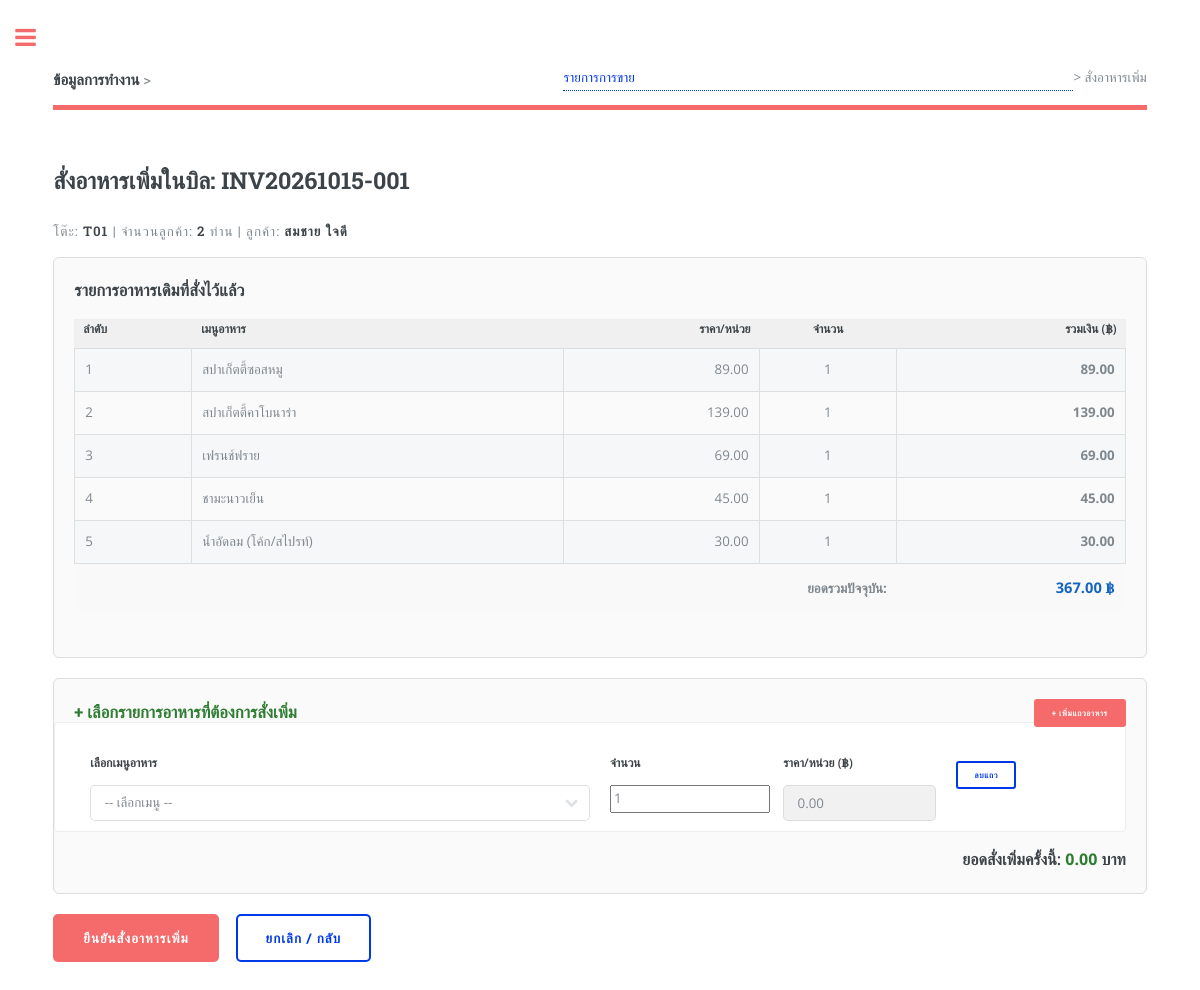
/sale_add_items.php?sale_id=INV20261015-001, run on the app's committed database.
### tables this page shows
CREATE TABLE `sales` (
  `sale_id` varchar(20) NOT NULL,
  `sale_date` datetime NOT NULL,
  `table_no` varchar(10) NOT NULL,
  `customer_count` int(11) NOT NULL DEFAULT 1,
  `customer_id` varchar(10) NOT NULL,
  `paytype_id` varchar(10) DEFAULT 'CASH',
  `total_amount` decimal(10,2) NOT NULL DEFAULT 0.00,
  `payment_status` varchar(20) NOT NULL DEFAULT 'paid',  
  PRIMARY KEY (`sale_id`),
  KEY `fk_sales_table` (`table_no`),
  KEY `fk_sales_cust` (`customer_id`),
  KEY `fk_sales_pay` (`paytype_id`),
  CONSTRAINT `fk_sales_table` FOREIGN KEY (`table_no`) REFERENCES `restaurant_table` (`table_no`) ON UPDATE CASCADE,
  CONSTRAINT `fk_sales_cust` FOREIGN KEY (`customer_id`) REFERENCES `customer` (`customer_id`) ON UPDATE CASCADE,
  CONSTRAINT `fk_sales_pay` FOREIGN KEY (`paytype_id`) REFERENCES `paytype` (`paytype_id`) ON UPDATE CASCADE
);

CREATE TABLE `customer` (
  `customer_id` varchar(10) NOT NULL,
  `customer_name` varchar(100) NOT NULL,
  `phone` varchar(20) DEFAULT NULL,
  `email` varchar(100) DEFAULT NULL,
  `member_point` int(11) DEFAULT 0,
  PRIMARY KEY (`customer_id`)
);

CREATE TABLE `sale_details` (
  `detail_id` int(11) NOT NULL AUTO_INCREMENT,
  `sale_id` varchar(20) NOT NULL,
  `product_id` varchar(10) NOT NULL,
  `quantity` int(11) NOT NULL DEFAULT 1,
  `unit_price` decimal(10,2) NOT NULL DEFAULT 0.00,
  `subtotal` decimal(10,2) NOT NULL DEFAULT 0.00,
  PRIMARY KEY (`detail_id`),
  KEY `fk_detail_sale` (`sale_id`),
  KEY `fk_detail_prod` (`product_id`),
  CONSTRAINT `fk_detail_sale` FOREIGN KEY (`sale_id`) REFERENCES `sales` (`sale_id`) ON DELETE CASCADE ON UPDATE CASCADE,
  CONSTRAINT `fk_detail_prod` FOREIGN KEY (`product_id`) REFERENCES `product` (`product_id`) ON UPDATE CASCADE
);

CREATE TABLE `product` (
  `product_id` varchar(10) NOT NULL,
  `product_name` varchar(150) NOT NULL,
  `category_id` varchar(10) NOT NULL,
  `price` decimal(10,2) NOT NULL DEFAULT 0.00,
  `cost` decimal(10,2) NOT NULL DEFAULT 0.00,  
  `description` text DEFAULT NULL,
  `status` varchar(20) NOT NULL DEFAULT 'พร้อมขาย',
  PRIMARY KEY (`product_id`),
  KEY `fk_prod_cat` (`category_id`),
  CONSTRAINT `fk_prod_cat` FOREIGN KEY (`category_id`) REFERENCES `category` (`category_id`) ON UPDATE CASCADE
);

### sale_add_items.php (the view, shortened to what this page needs)
<?php
include('connect_db.php');
$sale_id = isset($_GET['sale_id']) ? trim($_GET['sale_id']) : '';
$sale_q = mysqli_query($conn, "SELECT s.*, c.customer_name
                               FROM sales s
                               LEFT JOIN customer c ON s.customer_id = c.customer_id
                               WHERE s.sale_id = '" . mysqli_real_escape_string($conn, $sale_id) . "'");
$sale = mysqli_fetch_assoc($sale_q);
$existing_items = mysqli_query($conn, "SELECT d.*, p.product_name
                                       FROM sale_details d
                                       LEFT JOIN product p ON d.product_id = p.product_id
                                       WHERE d.sale_id = '" . mysqli_real_escape_string($conn, $sale_id) . "'");
?>
<!DOCTYPE HTML>
<html lang="th">
<head>
	<link rel="stylesheet" href="assets/css/main.css" />
</head>
<body>
	<div id="wrapper">
		<div id="main">
			<div class="inner">
				<header id="header">
					<a href="sale_list.php" class="logo"><strong>ข้อมูลการทำงาน</strong> &gt; <a href="sale_list.php">รายการการขาย</a> &gt; สั่งอาหารเพิ่ม</a>
				</header>
				<section>
					<header class="main">
						<h2>สั่งอาหารเพิ่มในบิล: <?php echo htmlspecialchars($sale['sale_id']); ?></h2>
						<p>โต๊ะ: <strong><?php echo $sale['table_no']; ?></strong> | จำนวนลูกค้า: <strong><?php echo $sale['customer_count']; ?></strong> ท่าน | ลูกค้า: <strong><?php echo htmlspecialchars($sale['customer_name']); ?></strong></p>
					</header>
					<div class="order-box">
						<h3>รายการอาหารเดิมที่สั่งไว้แล้ว</h3>
						<div class="table-wrapper">
							<table class="alt">
								<thead>
									<tr style="background-color: #f0f0f0;">
										<th>ลำดับ</th>
										<th>เมนูอาหาร</th>
										<th style="text-align: right;">ราคา/หน่วย</th>
										<th style="text-align: center;">จำนวน</th>
										<th style="text-align: right;">รวมเงิน (฿)</th>
									</tr>
								</thead>
								<tbody>
									<?php
									$no = 1;
									while ($item = mysqli_fetch_assoc($existing_items)) {
									?>
									<tr>
										<td><?php echo $no++; ?></td>
										<td><?php echo htmlspecialchars($item['product_name']); ?></td>
										<td style="text-align: right;"><?php echo number_format($item['unit_price'], 2); ?></td>
										<td style="text-align: center;"><?php echo $item['quantity']; ?></td>
										<td style="text-align: right; font-weight: bold;"><?php echo number_format($item['subtotal'], 2); ?></td>
									</tr>
									<?php } ?>
								</tbody>
								<tfoot>
									<tr style="background-color: #f9f9f9; font-weight: bold;">
										<td colspan="4" style="text-align: right;">ยอดรวมปัจจุบัน:</td>
										<td style="text-align: right; color: #1565c0; font-size: 1.1em;"><?php echo number_format($sale['total_amount'], 2); ?> ฿</td>
									</tr>
								</tfoot>
							</table>
						</div>
					</div>
					<form method="post" action="save_add_items.php">
						<div class="order-box">
							<div style="display: flex; justify-content: space-between; align-items: center; margin-bottom: 15px;">
								<h3 style="margin: 0; color: #2e7d32;">+ เลือกรายการอาหารที่ต้องการสั่งเพิ่ม</h3>
								<button type="button" class="button small special" onclick="addRow();">+ เพิ่มแถวอาหาร</button>
							</div>
							<div id="itemsContainer">
								<div class="item-row row uniform">
									<div class="6u 12u$(xsmall)">
										<label>เลือกเมนูอาหาร</label>
										<div class="select-wrapper">
											<select name="prod_id[]" class="prod-select" onchange="updateRowPrice(this)" required>
												<option value="" data-price="0">-- เลือกเมนู --</option>
											</select>
										</div>
									</div>
									<div class="2u 6u(xsmall)">
										<label>จำนวน</label>
										<input type="number" name="qty[]" class="qty-input" value="1" min="1" oninput="calculateTotal()" required />
									</div>
									<div class="2u 6u$(xsmall)">
										<label>ราคา/หน่วย (฿)</label>
										<input type="text" name="price[]" class="price-input" value="0.00" readonly style="background-color: #f1f1f1;" />
									</div>
									<div class="2u$ 12u$(xsmall)" style="padding-top: 28px;">
										<button type="button" class="button small" onclick="removeRow(this)" style="color: #c62828;">ลบแถว</button>
									</div>
								</div>
							</div>
							<div style="text-align: right; margin-top: 15px; font-size: 1.2em;">
								<strong>ยอดสั่งเพิ่มครั้งนี้: <span id="displayTotal" style="color: #2e7d32; font-weight: bold;">0.00</span> บาท</strong>
							</div>
						</div>
						<ul class="actions">
							<li><input type="submit" value="ยืนยันสั่งอาหารเพิ่ม" class="special big" /></li>
							<li><a href="sale_list.php" class="button big">ยกเลิก / กลับ</a></li>
						</ul>
					</form>
				</section>
			</div>
		</div>
	</div>
</body>
</html>

### sale_add_items.php (style rules this page uses)
.order-box { background: #fafafa; border: 1px solid #ddd; padding: 20px; border-radius: 6px; margin-bottom: 20px; }
.item-row { background: #fff; border: 1px solid #eee; padding: 10px 15px; margin-bottom: 10px; border-radius: 4px; }

### data on the page
sales: sale_id "INV20261015-001", table_no "T01", customer_count "2", customer.customer_name "สมชาย ใจดี", total_amount "367.00"
sale_details: product.product_name "สปาเก็ตตี้ซอสหมู", unit_price "89.00", quantity "1", subtotal "89.00"
sale_details: product.product_name "สปาเก็ตตี้คาโบนาร่า", unit_price "139.00", quantity "1", subtotal "139.00"
sale_details: product.product_name "เฟรนช์ฟราย", unit_price "69.00", quantity "1", subtotal "69.00"
sale_details: product.product_name "ชามะนาวเย็น", unit_price "45.00", quantity "1", subtotal "45.00"
sale_details: product.product_name "น้ำอัดลม (โค้ก/สไปรท์)", unit_price "30.00", quantity "1", subtotal "30.00"
